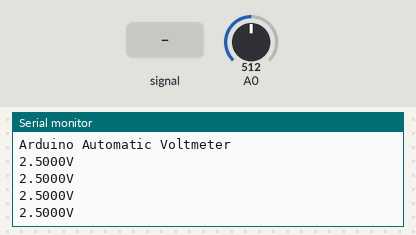
The sketch below on a simulated Arduino Uno, built with avr-gcc and run on an emulated ATmega328P. Shown: the last lines printed to the serial monitor. Inputs (shaded band) come from the test bench; at power-on: A0 = 512.

Above: at 1.2 s.
1.3 s: A0 fed a 200 Hz sine of ±81 counts around its level
At 1.49 s:
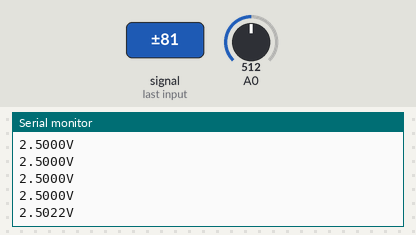
2.8 s: A0 set to 716
At 3.05 s:
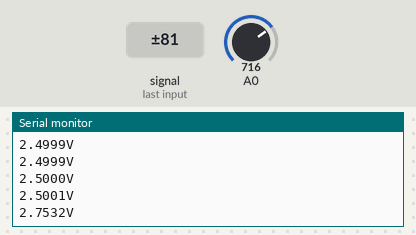
4.3 s: A0 fed a 1000 Hz sine of ±255 counts around its level
At 4.62 s:
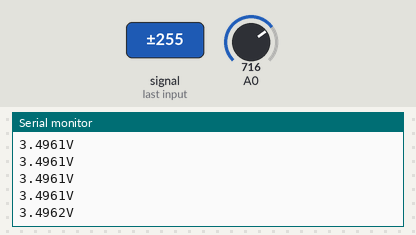
7.3 s: A0 set to 900
At 7.48 s:
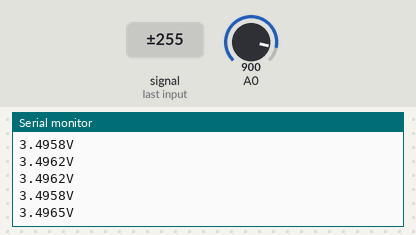
Timing chart, 0 to 9.8 s (numbered marks = the images above; inputs shaded):
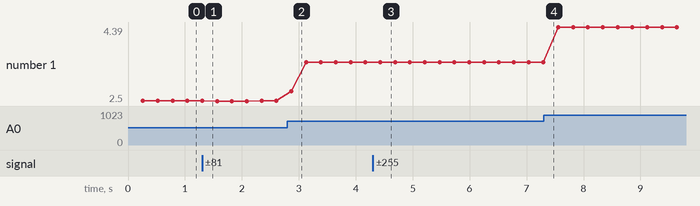

Measured:
- after the input at 1.3 s, the serial monitor: prints a new line at once (image 1)
- after the input at 2.8 s, the serial monitor: prints a new line after 0.07 s (image 2)
- after the input at 4.3 s, the serial monitor: prints a new line after 0.13 s (image 3)
- plotted number 1: 2.5 → 2.5 after the input at 1.3 s, 2.5 → 3.5 after the input at 2.8 s, 3.5 → 3.5 after the input at 4.3 s, 3.5 → 4.39 after the input at 7.3 s

The sketch:

7-11.ino
```cpp
#define SAMPLES 2500

void setup() {
  Serial.begin(9600);
  Serial.println("Arduino Automatic Voltmeter");
  ADMUX = 1<<REFS0; // select ADC0 (A0), AREF=AVCC (5.0V)
  ADCSRA = 1<<ADEN | 1<<ADSC | 1<<ADATE | 1<<ADIE | 1<<ADPS2 | 1<<ADPS1 | 1<<ADPS0;
  ADCSRB = 0; // free running mode
  bitSet(DIDR0, ADC0D); // disable digital input on ADC0
}

void loop() {
  // nothing happens here
}

ISR(ADC_vect) {

  static unsigned int i = 0; // sample counter
  static unsigned long voltage = 0; // voltage reading accumulator

  voltage += ADC; // accumulate voltage readings
  i++; // also count samples taken
  ADMUX = 1<<REFS0; // re-select ADC0 (A0), AREF=AVCC (5.0V)

  if(i >= SAMPLES) {
    Serial.print((((voltage * 5.0) / 1024) / SAMPLES), 4); // report
    Serial.println("V"); // label units of measure
    voltage = 0; // reset voltage readings
    i = 0; // reset sample count
  }
}
```

7-2.c
```cpp
ISR(USART_RX_vect) {
  unsigned char c = UDR0; // read incoming byte to clear interrupt flag
  if(c =='1') {
    bitSet(PORTB, 5); // turn on LED
  } else if(c == '0') {
    bitClear(PORTB, 5); // turn off LED
  }
}
```
